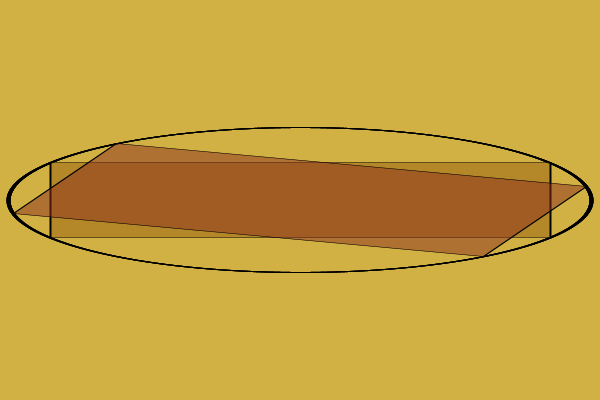
Frame 1 (no input)
Frame 60 (the mouse pressed at the canvas centre just before this capture): identical to frame 1, image omitted
Frame 120 (the mouse held since frame 60 and released just before this capture): identical to frame 1, image omitted

The Processing sketch that drew this single still picture (run headless with seeded random() and noise(); from frame 60 on, the mouse is pressed at the canvas centre):

// Processing sketch: scale3
// ── scale3.pde
void setup() {
   size(600, 400);
}

void draw() {
   background(210, 177, 68);
   stroke(0);
   noFill();
   
   // move the origin to the center of the screen
   translate(300, 200);
   scale(2, 0.5);
   
   strokeWeight(2);
   drawCircleTo( 125,  75);
   drawCircleTo( 125, -75);
   drawCircleTo(-125,  75);
   drawCircleTo(-125, -75);
   strokeWeight(1);
   
   fill(149, 93, 13, 128);
   rect(-125, -75, 250, 150);    
   fill(139, 49, 30, 128);
   
   rotate(radians(20));
   
   rect(-125, -75, 250, 150);
}

void drawCircleTo(float x, float y) {
   float r = dist(0, 0, x, y);
   ellipse(0, 0, 2*r, 2*r);
}
